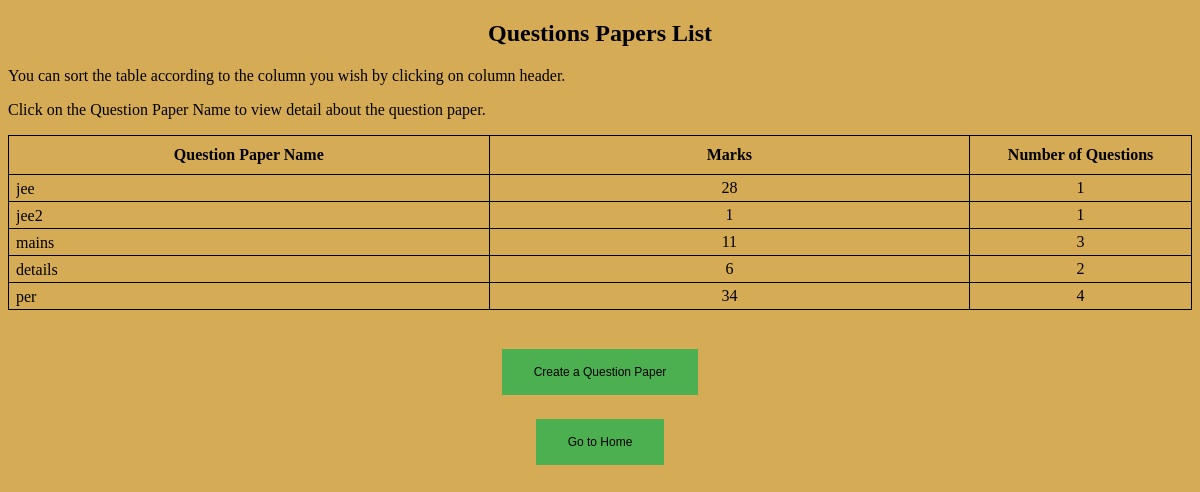
The page /your_paper/ (signed in) on the database as committed earlier.
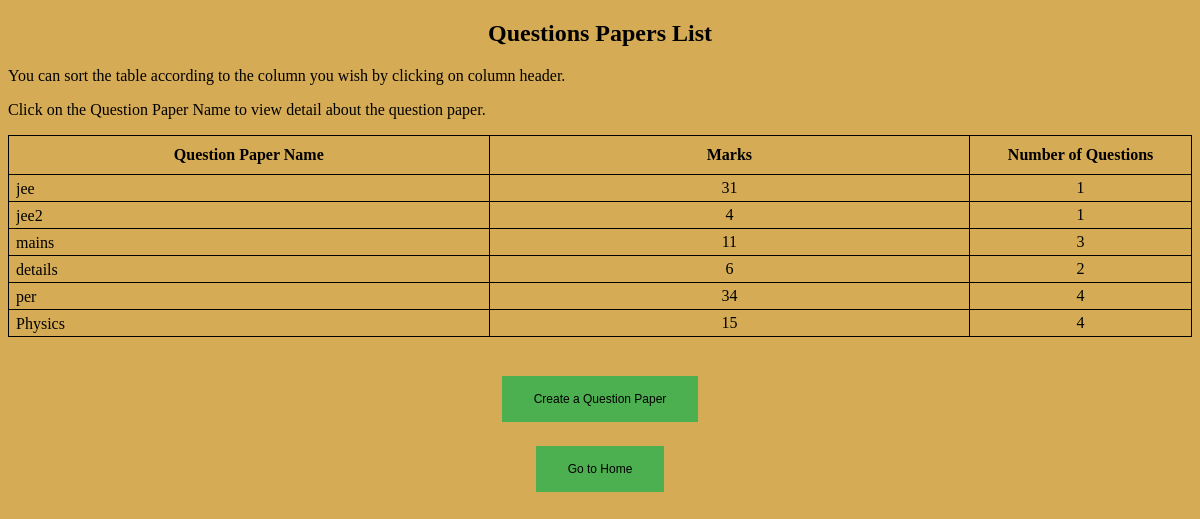
The same page on the database as committed later.
### Home/models.py (models this page shows, shortened)
class created_paper(models.Model):
    username = models.CharField(max_length=150)
    name = models.CharField(max_length=150)
    num_ques = models.IntegerField()
    marks = models.IntegerField()
    ques_id = models.CharField(max_length=150)
    num_ques_modules=models.IntegerField()
    ques_module_id = models.CharField(max_length=150)
    total_sum_ques = models.IntegerField()
    duration = models.CharField(max_length=150)

### Home/views.py (the view)
# urls.py: path('your_paper/', views.your_paper, name='your_paper'),
@login_required
def your_paper(request):
    paper_list = created_paper.objects.filter(username=request.user.username)
    return render(request, 'see_ques.html', {
        'paper_list': paper_list
    })

### templates/see_ques.html (shortened to what this page needs)
{% extends 'base.html' %}
{% block content %}
  <h2 style="text-align:center">Questions Papers List</h2>
 <div class="container">
<p> You can sort the table according to the column you wish by clicking on column header. </p>
<p> Click on the Question Paper Name to view detail about the question paper. </p>
     <table id="myTable2" style="width: 100%; text-align:center">
    <tr>
        <th class="stat" onclick="sortTable(0)" style="padding: 10px">Question Paper Name</th>
        <th class="ans" onclick="sortTable(1)" style="padding: 10px">Marks</th>
        <th class="tag" onclick="sortTable(2)" style="padding: 10px">Number of Questions</th>
    </tr>
    {% for paper in paper_list %}
    <tr>
        <td style="text-align:left; padding-left: 7px; padding-top: 5px"><div><a class= "four" href="{% url 'Home:paper_detail' name=paper.name %}"> {{ paper.name }}</a></div></td>
        <td>{{ paper.marks }}</td>
        <td>{{ paper.total_sum_ques }}</td>
    </tr>
    {% endfor %}
</table>
         <br><br>
         <div style="text-align:center">
          <button class="button"><a  href="{% url 'Home:add_paper' %}">Create a Question Paper</a></button>
          <br>
          <br>
          <button class="button"><a  href="{% url 'Home:qbList' %}">Go to Home</a></button>
         </div>
</div>
{% endblock %}

Rows that differ between the two databases and show on the page:
changed created_paper "jee": marks "28" → "31"
changed created_paper "jee2": marks "1" → "4"
added created_paper: name "Physics", marks "15", total_sum_ques "4"
